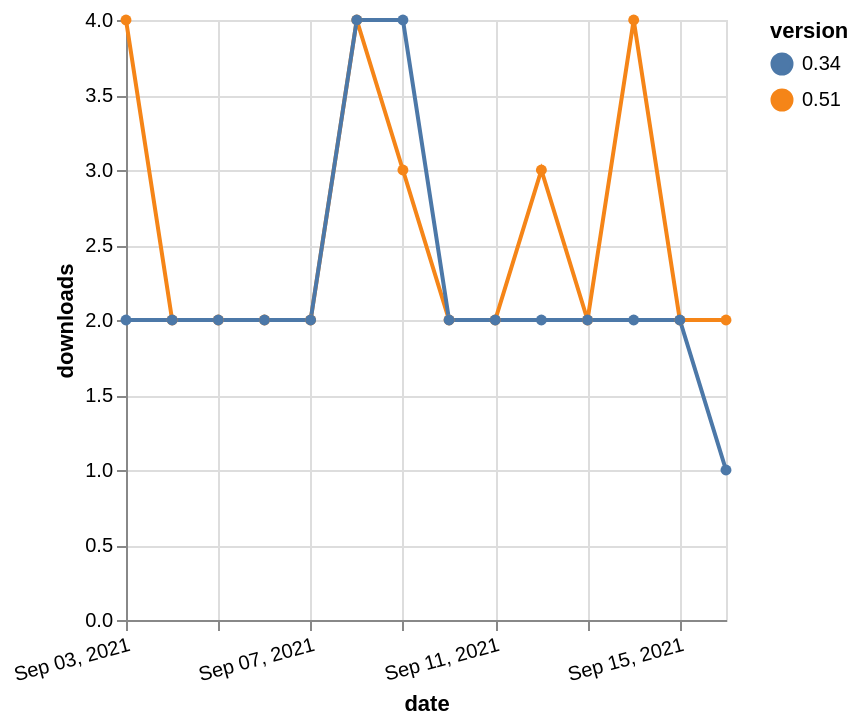

Write the Vega-Lite specification saved for this chart.
### Vega-Lite specification from a JSON file in a GitHub repository (floating-point values rounded to 4 significant figures)
{"$schema": "https://vega.github.io/schema/vega-lite/v5.json", "description": "A simple bar chart with embedded data.", "data": {"values": [{"date": "2021-09-03", "total": 2141, "delta": 4, "version": "0.51"}, {"date": "2021-09-04", "total": 2143, "delta": 2, "version": "0.51"}, {"date": "2021-09-05", "total": 2145, "delta": 2, "version": "0.51"}, {"date": "2021-09-06", "total": 2147, "delta": 2, "version": "0.51"}, {"date": "2021-09-07", "total": 2149, "delta": 2, "version": "0.51"}, {"date": "2021-09-08", "total": 2153, "delta": 4, "version": "0.51"}, {"date": "2021-09-09", "total": 2156, "delta": 3, "version": "0.51"}, {"date": "2021-09-10", "total": 2158, "delta": 2, "version": "0.51"}, {"date": "2021-09-11", "total": 2160, "delta": 2, "version": "0.51"}, {"date": "2021-09-12", "total": 2163, "delta": 3, "version": "0.51"}, {"date": "2021-09-13", "total": 2165, "delta": 2, "version": "0.51"}, {"date": "2021-09-14", "total": 2169, "delta": 4, "version": "0.51"}, {"date": "2021-09-15", "total": 2171, "delta": 2, "version": "0.51"}, {"date": "2021-09-16", "total": 2173, "delta": 2, "version": "0.51"}, {"date": "2021-09-03", "total": 2851, "delta": 2, "version": "0.34"}, {"date": "2021-09-04", "total": 2853, "delta": 2, "version": "0.34"}, {"date": "2021-09-05", "total": 2855, "delta": 2, "version": "0.34"}, {"date": "2021-09-06", "total": 2857, "delta": 2, "version": "0.34"}, {"date": "2021-09-07", "total": 2859, "delta": 2, "version": "0.34"}, {"date": "2021-09-08", "total": 2863, "delta": 4, "version": "0.34"}, {"date": "2021-09-09", "total": 2867, "delta": 4, "version": "0.34"}, {"date": "2021-09-10", "total": 2869, "delta": 2, "version": "0.34"}, {"date": "2021-09-11", "total": 2871, "delta": 2, "version": "0.34"}, {"date": "2021-09-12", "total": 2873, "delta": 2, "version": "0.34"}, {"date": "2021-09-13", "total": 2875, "delta": 2, "version": "0.34"}, {"date": "2021-09-14", "total": 2877, "delta": 2, "version": "0.34"}, {"date": "2021-09-15", "total": 2879, "delta": 2, "version": "0.34"}, {"date": "2021-09-16", "total": 2880, "delta": 1, "version": "0.34"}]}, "width": "container", "mark": {"type": "line", "point": {"filled": true}}, "encoding": {"x": {"field": "date", "type": "temporal", "timeUnit": "yearmonthdate", "title": "date", "axis": {"labelAngle": -15}}, "y": {"field": "delta", "type": "quantitative", "title": "downloads"}, "color": {"field": "version", "type": "nominal"}, "tooltip": {"field": "delta"}}}
